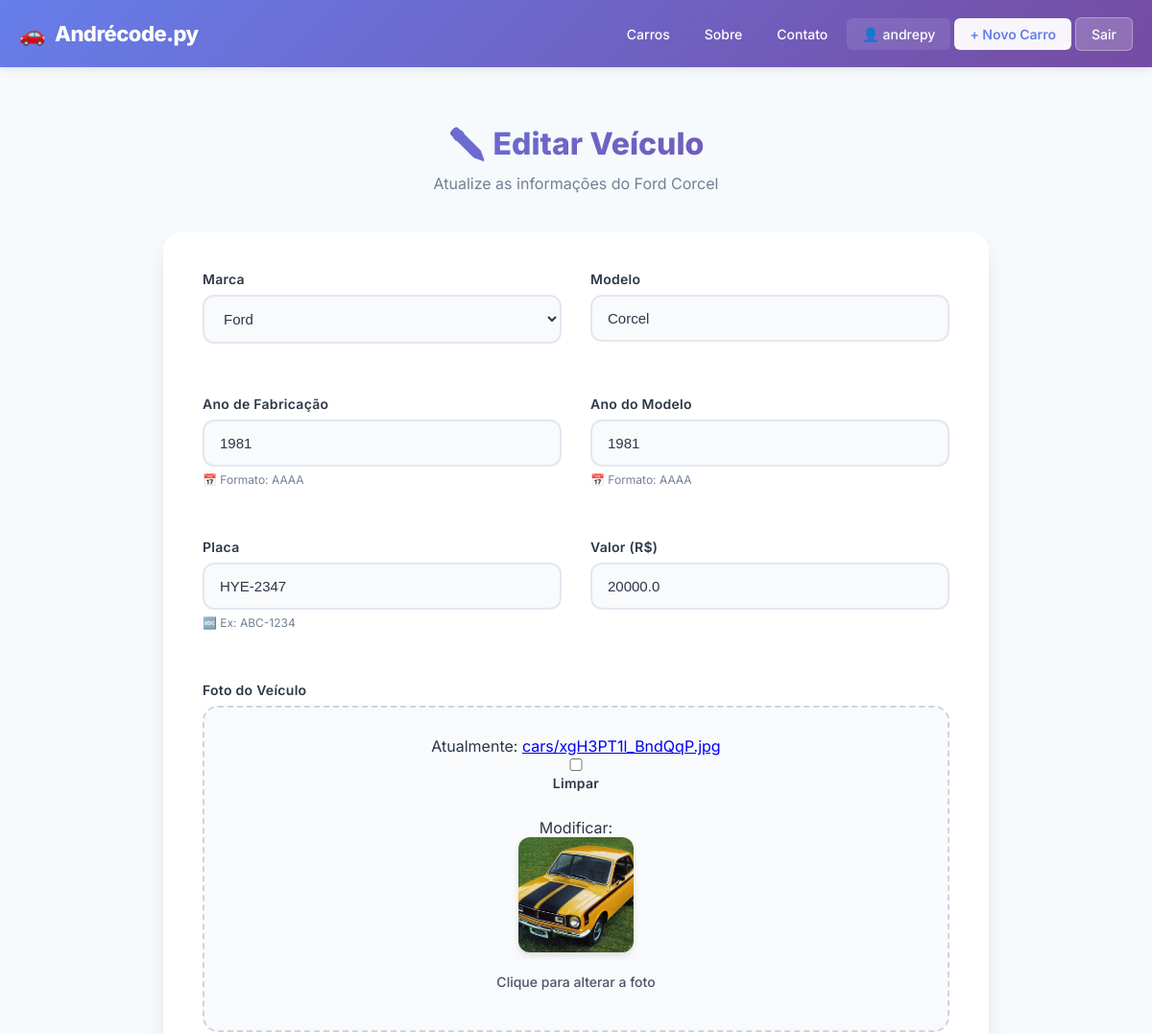
Page /car/14/update/ (signed in, upper part) on the earlier database version.
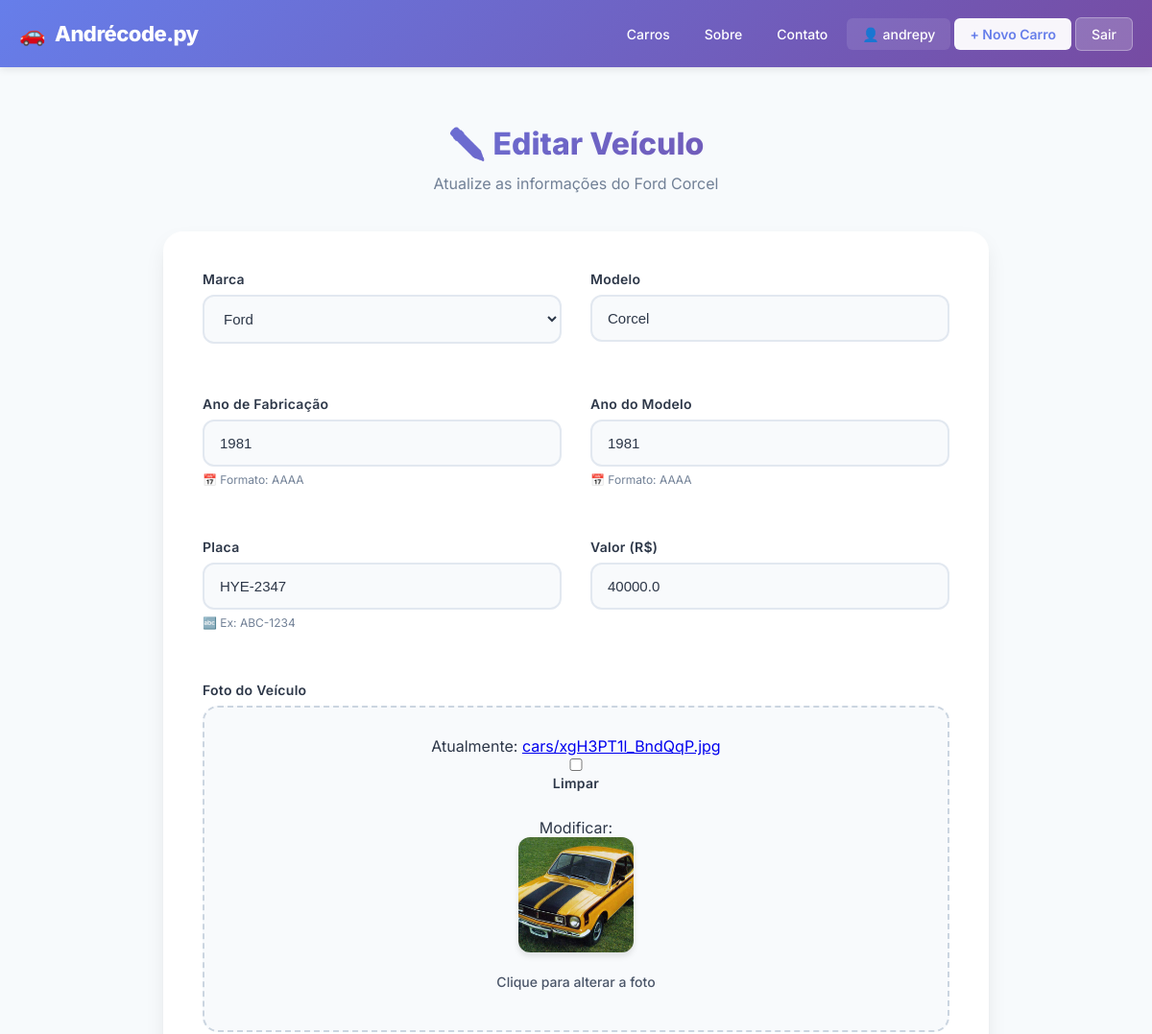
Same page on the later database version.
### cars/models.py (models this page shows, shortened)
class Car(models.Model):
    id = models.AutoField(primary_key=True)
    model = models.CharField(max_length=200)
    brand = models.ForeignKey(Brand, on_delete=models.PROTECT, related_name='cars_brand')
    factory_year = models.IntegerField(blank=True, null=True)
    model_year = models.IntegerField(blank=True, null=True)
    plate = models.CharField(max_length=10, blank=True, null=True)
    value = models.FloatField(blank=True, null=True)
    photo = models.ImageField(upload_to='cars/', blank=True, null=True)

class Brand(models.Model):
    name = models.CharField(max_length=200)
    def __str__(self):
        return self.name

### cars/views.py (the view, shortened to what this page needs)
# urls.py: path('car/<int:pk>/update/', CarUpdateView.as_view(), name='car_update'),
class CarUpdateView(LoginRequiredMixin, UpdateView):
    model = Car
    form_class = CarModelForm
    template_name = 'car_update.html'
    login_url = 'login'

### cars/forms.py (shortened to what this page needs)
class CarModelForm(forms.ModelForm):
    class Meta:
        model = Car
        fields = '__all__'

### cars/templates/car_update.html (shortened to what this page needs)
{% extends "base.html" %}
{% block content %}
<div class="form-container">
    <div class="form-header">
        <h1>✏️ Editar Veículo</h1>
        <p>Atualize as informações do {{ form.instance.brand }} {{ form.instance.model }}</p>
    </div>
    <div class="form-card">
        <form method="post" enctype="multipart/form-data">
            <div class="form-grid">
                <div class="form-group">
                    <label for="{{ form.brand.id_for_label }}">Marca</label>
                    {{ form.brand }}
                </div>
                <div class="form-group">
                    <label for="{{ form.model.id_for_label }}">Modelo</label>
                    {{ form.model }}
                </div>
                <div class="form-group">
                    <label for="{{ form.factory_year.id_for_label }}">Ano de Fabricação</label>
                    {{ form.factory_year }}
                    <div class="help-text">📅 Formato: AAAA</div>
                </div>
                <div class="form-group">
                    <label for="{{ form.model_year.id_for_label }}">Ano do Modelo</label>
                    {{ form.model_year }}
                    <div class="help-text">📅 Formato: AAAA</div>
                </div>
                <div class="form-group">
                    <label for="{{ form.plate.id_for_label }}">Placa</label>
                    {{ form.plate }}
                    <div class="help-text">🔤 Ex: ABC-1234</div>
                </div>
                <div class="form-group">
                    <label for="{{ form.value.id_for_label }}">Valor (R$)</label>
                    {{ form.value }}
                </div>
                <div class="form-group full-width">
                    <label>Foto do Veículo</label>
                    <div class="file-input-container">
                        {{ form.photo }}
                        <div class="file-preview-area">
                            {% if form.instance.photo %}
                            <img src="{{ form.instance.photo.url }}" class="current-image-preview" id="currentInfoImg">
                            <span style="font-size: 14px; font-weight: 500; color: #4a5568" id="uploadText">
                                Clique para alterar a foto
                            </span>
                            {% else %}
                            <span class="icon-upload">📷</span>
                            <span style="font-size: 14px; font-weight: 500; color: #4a5568" id="uploadText">
                                Clique ou arraste para enviar uma foto
                            </span>
                            {% endif %}
                        </div>
                    </div>
                </div>
            </div>
        </form>
    </div>
</div>
{% endblock %}

Differences in the rows shown:
changed Car "Corcel": value "20000.0" → "40000.0"
